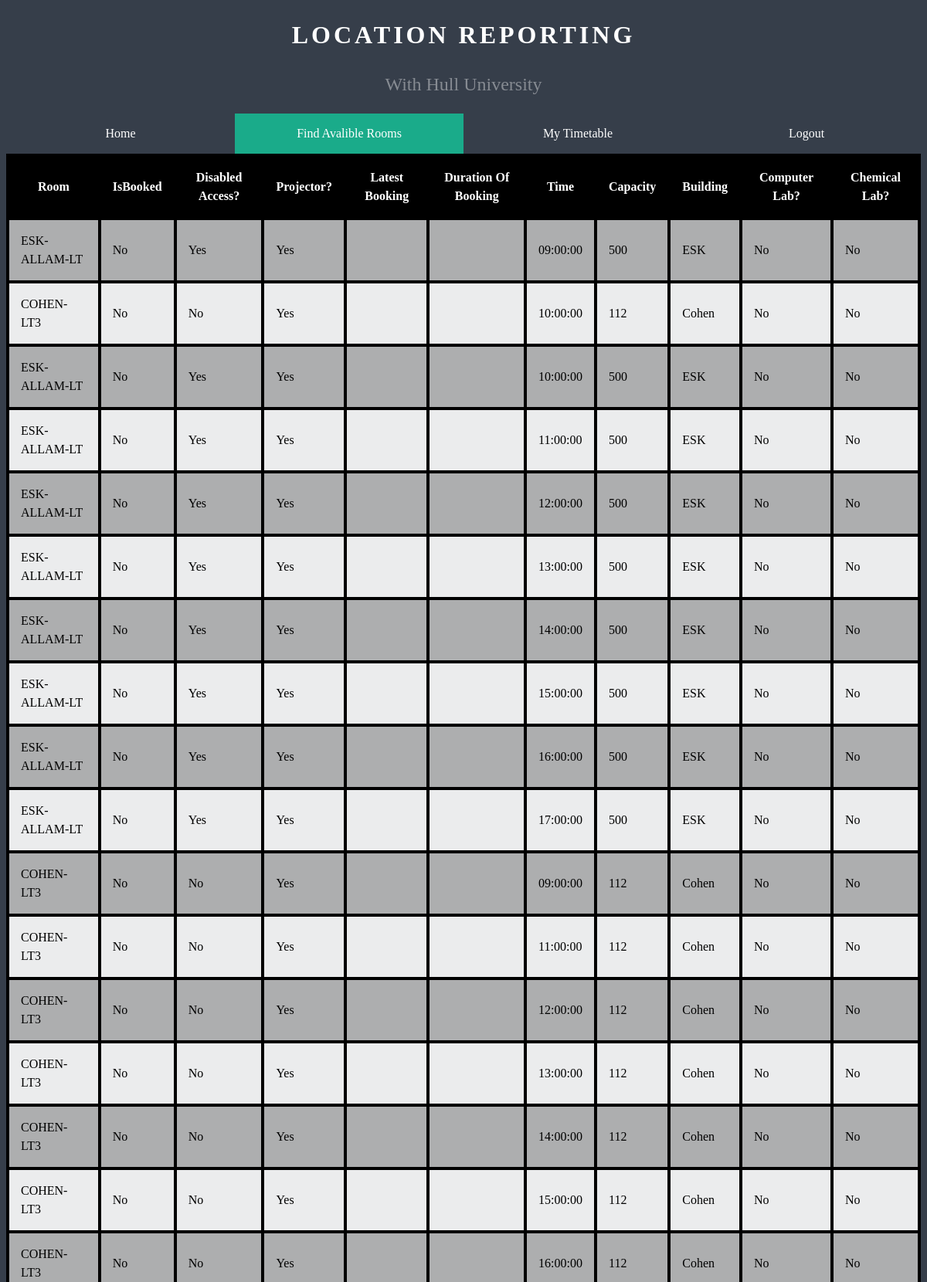
The page /Lecturer/LecturerRoomFetch.php (upper part) on the database its author committed.
### tables this page shows
CREATE TABLE IF NOT EXISTS `roomcontent` (
  `Room` text,
  `IsBooked` varchar(5) NOT NULL DEFAULT 'No',
  `IsDisabledAccess` varchar(5) DEFAULT NULL,
  `RoomID` int(11) NOT NULL AUTO_INCREMENT,
  `IsProjector` varchar(5) DEFAULT NULL,
  `LatestBooking` datetime DEFAULT NULL,
  `BookedDuration` int(11) DEFAULT NULL,
  `Time` time DEFAULT NULL,
  `RoomCapacity` int(11) DEFAULT NULL,
  `RoomBuilding` text,
  `IsComputerLab` varchar(5) DEFAULT NULL,
  `IsChemicalLab` varchar(5) DEFAULT NULL,
  PRIMARY KEY (`RoomID`),
  KEY `RoomID` (`RoomID`)
);

### Lecturer/LecturerRoomFetch.php (the view, shortened to what this page needs)
<!DOCTYPE html>
<html>
<head>
    <link rel="stylesheet" type="text/css" media="screen" href="../styles.css" />
</head>
<body>
<div class="message">
        <h1>Location Reporting</h1>
        <h2>With Hull University</h2>
        <ul>
            <li><a href="LecturerPortal.html">Home</a></li>
            <li><a class="active" href="Avalible.html">Find Avalible Rooms</a></li>
            <li><a href="Search.html">My Timetable</a></li>
            <li><a href="../index.html" onclick="logoutclear()">Logout</a></li>
          </ul>
</div>
</body>
</html>
<?php
$dbhost = "localhost";
$dbuser = "appengine";
$dbpass = "Test";
$db = "Bookings";
$conn = mysqli_connect($dbhost, $dbuser, $dbpass, $db);
$TimeSearch = $_GET["Timesearch"];
            $Fetch="SELECT * FROM roomcontent WHERE `Time` LIKE '%$TimeSearch%'";
            $result = mysqli_query($conn, $Fetch);
            echo "
            <style>
            table, th, td
            {
            border: 4px solid black;
            border-collapse: collapse;
            }
            table{width:100%;}
            th, td {
                padding: 15px;
            }
            table tr:nth-child(even) {
                background-color: rgba(187, 187, 187, 0.9);
                color: black;
            }
            table tr:nth-child(odd) {
               background-color: rgba(255, 255, 255, 0.9);
               color: black;
            }
            table th {
                background-color: black;
                color: white;
            }
            </style>
            <table>
        <tr>
        <th>Room</th>
        <th>IsBooked</th>
        <th>Disabled Access?</th>
        <th>Projector? </th>
        <th>Latest Booking</th>
        <th>Duration Of Booking</th>
        <th>Time</th>
        <th>Capacity</th>
        <th>Building</th>
        <th>Computer Lab?</th>
        <th>Chemical Lab?</th>
        </tr>";
        while ($row = mysqli_fetch_array($result)) {
                echo "<tr>";
                echo "<td>".$row['Room']."</td>";
                echo "<td>" . $row['IsBooked']. "</td>";
                echo "<td>" . $row['IsDisabledAccess'] . "</td>";
                echo "<td>" . $row['IsProjector'] . "</td>";
                echo "<td>" . $row['LatestBooking'] . "</td>";
                echo "<td>" . $row['BookedDuration'] . "</td>";
                  echo "<td>" . $row['Time'] . "</td>";
                echo "<td>" . $row['RoomCapacity'] . "</td>";
                echo "<td>" . $row['RoomBuilding'] . "</td>";
                echo "<td>" . $row['IsComputerLab'] . "</td>";
                echo "<td>" . $row['IsChemicalLab'] . "</td>";
                echo "</tr>" ;
        }
?>

### styles.css (style rules this page uses)
ul { list-style-type: none; margin: 0; padding: 0; overflow: hidden; }
li { float: left; width:25%; }
li a { display: block; color: white; text-align: center; padding: 14px 40px; text-decoration: none; }
.active { background-color: #1AAB8A; }
body { background-color: #363E4A; font-family: $base-font-family; font-size: 16px; color: #ffffff; line-height: 1.5; }
h1 { font-family: "Texta", $base-font-family; font-weight: 700; text-transform: uppercase; letter-spacing: 4px; text-align: center; }
h2 { font-weight: 400; font-size: 24px; color: rgba(255, 255, 255, .4); text-align: center; }

### Lecturer/LecturerRoomFetch.php (style rules this page uses)
table, th, td { border: 4px solid black; border-collapse: collapse; }
table { width:100%; }
th, td { padding: 15px; }
table tr:nth-child(even) { background-color: rgba(187, 187, 187, 0.9); color: black; }
table tr:nth-child(odd) { background-color: rgba(255, 255, 255, 0.9); color: black; }
table th { background-color: black; color: white; }

### rows shown on the page
roomcontent: Room "ESK-ALLAM-LT", IsBooked "No", IsDisabledAccess "Yes", IsProjector "Yes", Time "09:00:00", RoomCapacity "500", RoomBuilding "ESK", IsComputerLab "No", IsChemicalLab "No"
roomcontent: Room "COHEN-LT3", IsBooked "No", IsDisabledAccess "No", IsProjector "Yes", Time "10:00:00", RoomCapacity "112", RoomBuilding "Cohen", IsComputerLab "No", IsChemicalLab "No"
roomcontent: Room "ESK-ALLAM-LT", IsBooked "No", IsDisabledAccess "Yes", IsProjector "Yes", Time "10:00:00", RoomCapacity "500", RoomBuilding "ESK", IsComputerLab "No", IsChemicalLab "No"
roomcontent: Room "ESK-ALLAM-LT", IsBooked "No", IsDisabledAccess "Yes", IsProjector "Yes", Time "11:00:00", RoomCapacity "500", RoomBuilding "ESK", IsComputerLab "No", IsChemicalLab "No"
roomcontent: Room "ESK-ALLAM-LT", IsBooked "No", IsDisabledAccess "Yes", IsProjector "Yes", Time "12:00:00", RoomCapacity "500", RoomBuilding "ESK", IsComputerLab "No", IsChemicalLab "No"
roomcontent: Room "ESK-ALLAM-LT", IsBooked "No", IsDisabledAccess "Yes", IsProjector "Yes", Time "13:00:00", RoomCapacity "500", RoomBuilding "ESK", IsComputerLab "No", IsChemicalLab "No"
roomcontent: Room "ESK-ALLAM-LT", IsBooked "No", IsDisabledAccess "Yes", IsProjector "Yes", Time "14:00:00", RoomCapacity "500", RoomBuilding "ESK", IsComputerLab "No", IsChemicalLab "No"
roomcontent: Room "ESK-ALLAM-LT", IsBooked "No", IsDisabledAccess "Yes", IsProjector "Yes", Time "15:00:00", RoomCapacity "500", RoomBuilding "ESK", IsComputerLab "No", IsChemicalLab "No"
roomcontent: Room "ESK-ALLAM-LT", IsBooked "No", IsDisabledAccess "Yes", IsProjector "Yes", Time "16:00:00", RoomCapacity "500", RoomBuilding "ESK", IsComputerLab "No", IsChemicalLab "No"
roomcontent: Room "ESK-ALLAM-LT", IsBooked "No", IsDisabledAccess "Yes", IsProjector "Yes", Time "17:00:00", RoomCapacity "500", RoomBuilding "ESK", IsComputerLab "No", IsChemicalLab "No"
roomcontent: Room "COHEN-LT3", IsBooked "No", IsDisabledAccess "No", IsProjector "Yes", Time "09:00:00", RoomCapacity "112", RoomBuilding "Cohen", IsComputerLab "No", IsChemicalLab "No"
roomcontent: Room "COHEN-LT3", IsBooked "No", IsDisabledAccess "No", IsProjector "Yes", Time "11:00:00", RoomCapacity "112", RoomBuilding "Cohen", IsComputerLab "No", IsChemicalLab "No"
roomcontent: Room "COHEN-LT3", IsBooked "No", IsDisabledAccess "No", IsProjector "Yes", Time "12:00:00", RoomCapacity "112", RoomBuilding "Cohen", IsComputerLab "No", IsChemicalLab "No"
roomcontent: Room "COHEN-LT3", IsBooked "No", IsDisabledAccess "No", IsProjector "Yes", Time "13:00:00", RoomCapacity "112", RoomBuilding "Cohen", IsComputerLab "No", IsChemicalLab "No"
roomcontent: Room "COHEN-LT3", IsBooked "No", IsDisabledAccess "No", IsProjector "Yes", Time "14:00:00", RoomCapacity "112", RoomBuilding "Cohen", IsComputerLab "No", IsChemicalLab "No"
roomcontent: Room "COHEN-LT3", IsBooked "No", IsDisabledAccess "No", IsProjector "Yes", Time "15:00:00", RoomCapacity "112", RoomBuilding "Cohen", IsComputerLab "No", IsChemicalLab "No"
roomcontent: Room "COHEN-LT3", IsBooked "No", IsDisabledAccess "No", IsProjector "Yes", Time "16:00:00", RoomCapacity "112", RoomBuilding "Cohen", IsComputerLab "No", IsChemicalLab "No"
